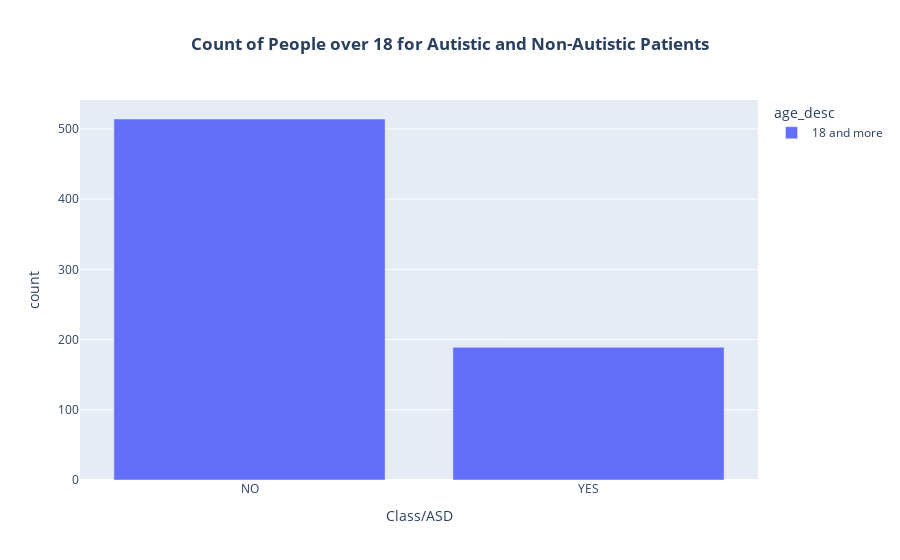

Here is the notebook cell this chart was saved with:
### Code cell
#using plotly to visualize the count of age_desc for autistic and non-autistic patients
fig = px.bar(df.groupby(['Class/ASD', 'age_desc']).size().reset_index(name='count'), 
             x='Class/ASD', 
             y='count', 
             color='age_desc',
             title='Count of People over 18 for Autistic and Non-Autistic Patients')

# Update layout to center the title
fig.update_layout(title_text='<b>Count of People over 18 for Autistic and Non-Autistic Patients</b>', title_x=0.5)

# Show the plot
fig.show()

### Figure 1 — Plotly figure (JSON) as saved in the notebook; plotly's stock layout.template omitted (floating-point values rounded to 4 significant figures)
{"data": [{"alignmentgroup": "True", "hovertemplate": "age_desc=18 and more<br>Class/ASD=%{x}<br>count=%{y}<extra></extra>", "legendgroup": "18 and more", "marker": {"color": "#636efa", "pattern": {"shape": ""}}, "name": "18 and more", "offsetgroup": "18 and more", "orientation": "v", "showlegend": true, "textposition": "auto", "type": "bar", "x": ["NO", "YES"], "xaxis": "x", "y": [514, 189], "yaxis": "y"}], "layout": {"barmode": "relative", "legend": {"title": {"text": "age_desc"}, "tracegroupgap": 0}, "title": {"text": "<b>Count of People over 18 for Autistic and Non-Autistic Patients</b>", "x": 0.5}, "xaxis": {"anchor": "y", "domain": [0, 1], "title": {"text": "Class/ASD"}}, "yaxis": {"anchor": "x", "domain": [0, 1], "title": {"text": "count"}}}}
